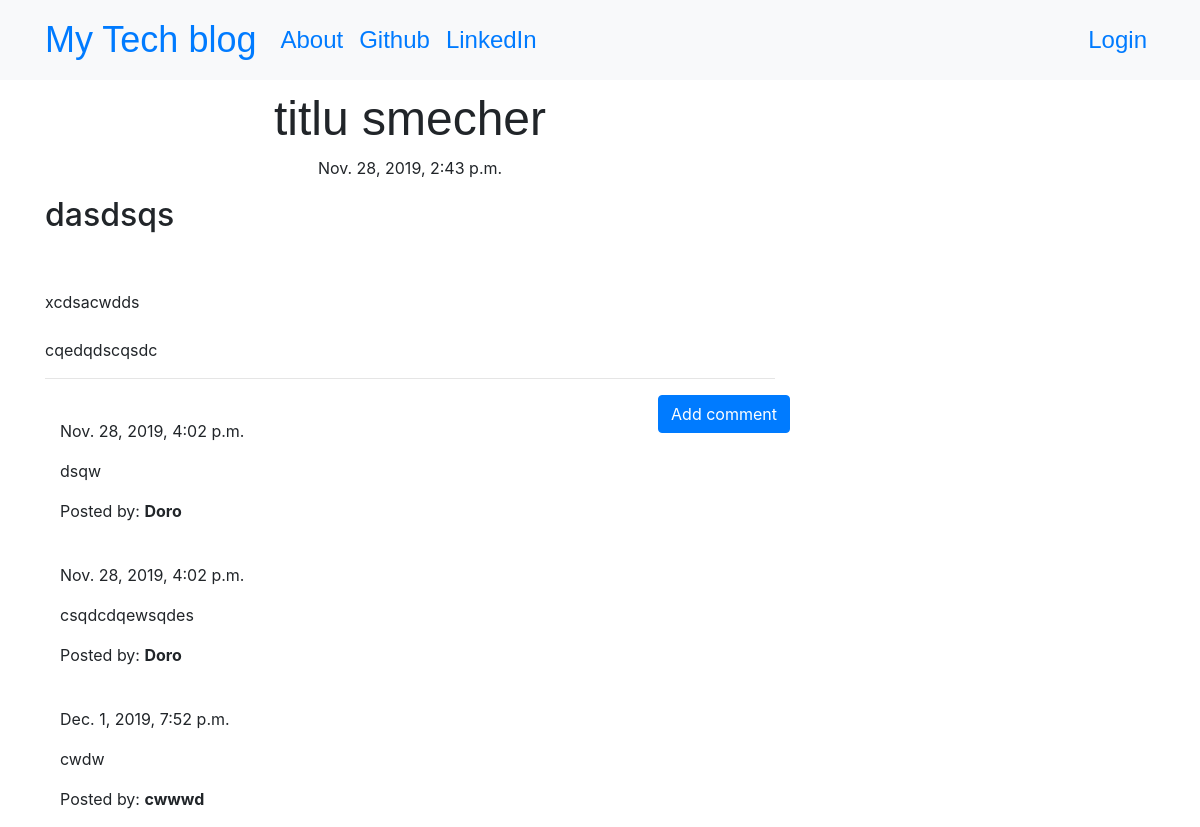
/post/1, run on the app's committed database.
### blog/models.py (models this page shows, shortened)
class Post(models.Model):
    author = models.ForeignKey('auth.User',on_delete=models.CASCADE)  # FK spre modelul auth.User (autentificarea userilor in admin) # FK-ul este cel ce  umple capul Authod cu valori selectabile
    title = models.CharField(max_length=200)
    text = models.TextField()
    created_date = models.DateTimeField(default=timezone.now)
    published_date = models.DateTimeField(blank=True, null=True)

class Comment(models.Model):
    post = models.ForeignKey('blog.Post', related_name='comments',on_delete=models.CASCADE)  #Fk catre POst
    author = models.CharField(max_length=200)
    text = models.TextField()
    created_date = models.DateTimeField(default=timezone.now)
    approved_comment = models.BooleanField(default=False)

### blog/views.py (the view)
# urls.py: path('post/<int:pk>', views.PostDetailView.as_view(), name='post_detail'),
class PostDetailView(DetailView):
    model = Post

### blog/templates/blog/post_detail.html (shortened to what this page needs)
{% extends 'blog/base.html' %}
{% block content %}
        <h1 class='posttitle loader'>{{ post.title }}</h1>
        {% if post.published_date %}
            <div class="date postdate">
                {{ post.published_date }}
            </div>
        {% else %}
            <a class="btn btn-outline-dark" href="{% url 'post_publish' pk=post.pk %}">Publish</a>
        {% endif %}
      <p class='postcontent' >{{ post.text|safe|linebreaksbr }}</p>
  <hr>
  <a class="btn btn-primary btn-comment" href="{% url 'add_comment_to_post' pk=post.pk %}">Add comment</a>
  <div class="container">
  {% for comment in post.comments.all %}
  <br>
      {% if user.is_authenticated or comment.approved_comment %}
              {{ comment.created_date }}
          <p>{{ comment.text|safe|linebreaks }}</p>
          <p>Posted by: <strong>{{ comment.author }}</strong></p>
      {% endif %}
  {% empty %}
      <p>No comments posted.</p>
  {% endfor %}
</div>
{% endblock %}

### blog/static/css/blog.css (style rules this page uses)
.postdate { text-align: center; }
.posttitle { font-family: 'Russo One', sans-serif; font-size: 3em; text-align: center; }
.postcontent { font-family: 'Montserrat'; font-size: 1.5em; }
.btn-comment { position: absolute; right: 0px; }
.loader { filter:hue-rotate(0deg); color: linear-gradient(45deg,#0f8,#08f); animation:hue 5000ms infinite linear; }

### data on the page
Post: title "titlu smecher", published_date "Nov. 28, 2019, 2:43 p.m.", text "dasdsqs xcdsacwdds cqedqdscqsdc"
Comment: created_date "Nov. 28, 2019, 4:02 p.m.", text "dsqw", author "Doro"
Comment: created_date "Nov. 28, 2019, 4:02 p.m.", text "csqdcdqewsqdes", author "Doro"
Comment: created_date "Dec. 1, 2019, 7:52 p.m.", text "cwdw", author "cwwwd"
